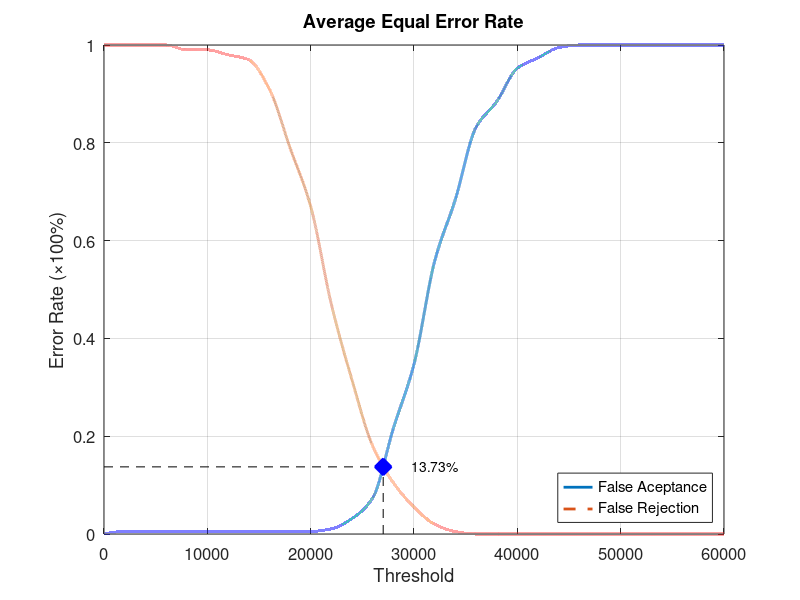
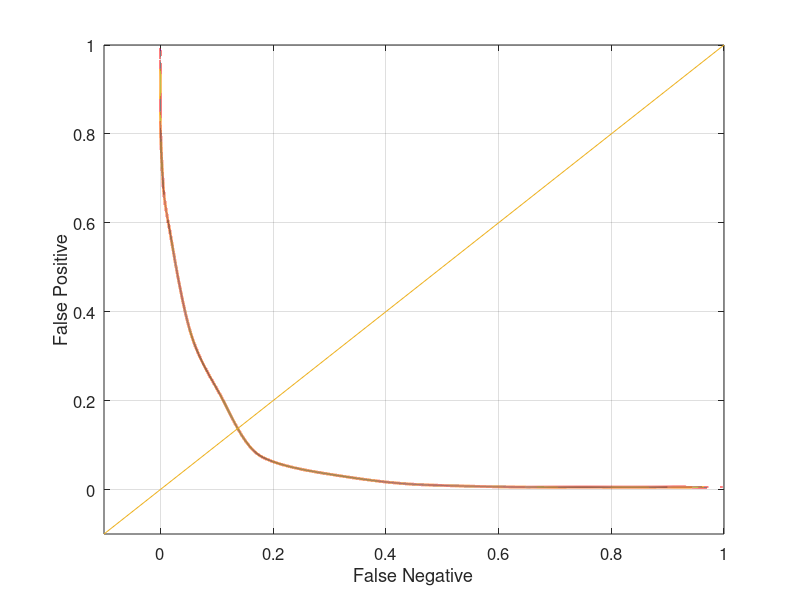

These figures' MATLAB source, in order:
function yEER = Database2_4
close all;
clear;
clc;
x = 0:2000:60000;
xq = 0:0.5:60000;

y0 = [0 0.00526316 0.00526316 0.00526316 0.00526316 0.00526316 0.00526316 0.00526316 0.00526316 0.00526316 0.00526316 0.0105263 0.0315789 0.0736842 0.215789 0.347368 0.557895 0.684211 0.831579 0.884211 0.952632 0.973684 0.994737 1 1 1 1 1 1 1 1];
yy0 = interp1(x, y0, xq, 'pchip');
y1 = [1 1 1 1 0.99 0.99 0.98 0.97 0.91 0.79 0.67 0.47 0.315 0.18 0.105 0.055 0.02 0.005 0 0 0 0 0 0 0 0 0 0 0 0 0];
yy1 = interp1(x, y1, xq, 'pchip');

% Calculating EER: 
y2 = abs(y0 - y1);
find(y2 == min(y2))
yy2 = abs(yy0 - yy1);
xEER = find(yy2 == min(yy2));
xEERIndex = xq(xEER) % X-axis EER
yEER = yy0(xEER) % Y-axis EER

main = figure
plot(xq, yy0,'-','LineWidth', 2);	hold on
plot(xq, yy1,'--','LineWidth', 2);	hold on
plot([xEERIndex xEERIndex], [0 yEER], 'k--');	hold on
plot([0 xEERIndex], [yEER yEER], 'k--');	hold on
plot(xEERIndex, yEER, 'bx', 'LineWidth', 10);	hold on
text(xEERIndex + 10 * xEERIndex / 100, yEER, [num2str(round((10000 * yEER)) / 100) '%'])
legend('False Aceptance', 'False Rejection', 'Location', 'SouthEast')
xlabel('Threshold')
ylabel('Error Rate (\times100%)')
title('Average Equal Error Rate')
set(gca, 'FontSize', 12)
axis([0 60000 0 1])
grid on

print(main, 'Database2_4Main', '-dpng');
FNRxFPR = figure('Color', [1 1 1]);
plot(yy1, yy0, '-', yy1, yy0, 'LineWidth', 2);
hold on
y = -0.1:0.1:1
plot(y, y); 
set(gca, 'FontSize', 12)
xlabel('False Negative')
ylabel('False Positive')
axis([-0.1 1 -0.1 1])
set(gca, 'FontSize', 12)
grid on

print(FNRxFPR, 'Database2_4FNRxFPR','-dpng');
end
